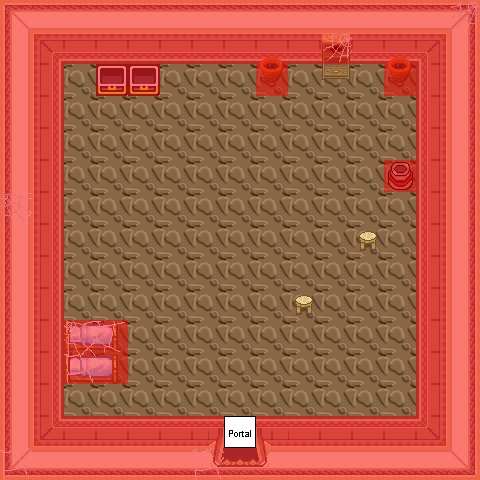

A level layout from a 2D game, rendered from its tile map. Below: a short description, then the map file with tile-grid data replaced by summaries:
An orthogonal 15x15 tile map with 32x32 px tiles, 8 tile layers (0_floor, 1_terrain, 2_object, 3_roof, ...), 13 tilesets.

<map version="0.99b" orientation="orthogonal" width="15" height="15" tilewidth="32" tileheight="32">
 <tileset name="Unbenannt" firstgid="1" tilewidth="32" tileheight="32">
  <image source="../../tileset/ground/brown.png" />
 </tileset>
 <tileset name="Unbenannt" firstgid="6" tilewidth="32" tileheight="32">
  <image source="../../tileset/building/wall/int_wall_pale.png" />
 </tileset>
 <tileset name="Unbenannt" firstgid="22" tilewidth="32" tileheight="32">
  <image source="../../tileset/building/wall/int_wall_purple.png" />
 </tileset>
 <tileset name="Unbenannt" firstgid="42" tilewidth="32" tileheight="32">
  <image source="../../tileset/building/entrance/pale_red_ns.png" />
 </tileset>
 <tileset name="Unbenannt" firstgid="78" tilewidth="32" tileheight="32">
  <image source="../../tileset/item/chest/small_2.png" />
 </tileset>
 <tileset name="Unbenannt" firstgid="79" tilewidth="32" tileheight="32">
  <image source="../../tileset/item/furniture/bed/side_on.png" />
 </tileset>
 <tileset name="Unbenannt" firstgid="81" tilewidth="32" tileheight="32">
  <image source="../../tileset/item/furniture/chair/stool.png" />
 </tileset>
 <tileset name="Unbenannt" firstgid="82" tilewidth="32" tileheight="32">
  <image source="../../tileset/item/furniture/shelve/bright_bookshelf_and_cupboard.png" />
 </tileset>
 <tileset name="Unbenannt" firstgid="88" tilewidth="32" tileheight="32">
  <image source="../../tileset/item/pot/pot_burgundy.png" />
 </tileset>
 <tileset name="Unbenannt" firstgid="89" tilewidth="32" tileheight="32">
  <image source="../../tileset/plant/indoor/pot_plant_sprout.png" />
 </tileset>
 <tileset name="Unbenannt" firstgid="91" tilewidth="32" tileheight="32">
  <image source="../../tileset/building/decoration/webs.png" />
 </tileset>
 <tileset name="Unbenannt" firstgid="97" tilewidth="32" tileheight="32">
  <image source="../../tileset/logic/portal.png" />
 </tileset>
 <tileset name="Unbenannt" firstgid="104" tilewidth="32" tileheight="32">
  <image source="../../tileset/logic/collision.png" />
 </tileset>
 <layer name="0_floor" width="15" height="15">
  <data>[225 cells, 225 non-empty, 1 distinct tile ids]</data>
 </layer>
 <layer name="1_terrain" width="15" height="15">
  <data>[225 cells, 104 non-empty, 22 distinct tile ids]</data>
 </layer>
 <layer name="2_object" width="15" height="15">
  <data>[225 cells, 15 non-empty, 9 distinct tile ids]</data>
 </layer>
 <layer name="3_roof" width="15" height="15">
  <data>[225 cells, 8 non-empty, 4 distinct tile ids]</data>
 </layer>
 <layer name="4_roof_add" width="15" height="15">
  <data>[225 cells, 0 non-empty, 0 distinct tile ids]</data>
 </layer>
 <layer name="objects" width="15" height="15">
  <data>[225 cells, 1 non-empty, 1 distinct tile ids]</data>
 </layer>
 <layer name="collision" width="15" height="15" opacity="0.49">
  <data>[225 cells, 112 non-empty, 1 distinct tile ids]</data>
 </layer>
 <layer name="protection" width="15" height="15">
  <data>[225 cells, 0 non-empty, 0 distinct tile ids]</data>
 </layer>
</map>
